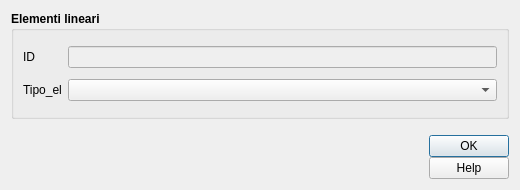
<?xml version="1.0" encoding="UTF-8"?>
<ui version="4.0">
 <class>elineari</class>
 <widget class="QDialog" name="elineari">
  <property name="geometry">
   <rect>
    <x>0</x>
    <y>0</y>
    <width>520</width>
    <height>190</height>
   </rect>
  </property>
  <property name="sizePolicy">
   <sizepolicy hsizetype="Fixed" vsizetype="Fixed">
    <horstretch>0</horstretch>
    <verstretch>0</verstretch>
   </sizepolicy>
  </property>
  <property name="minimumSize">
   <size>
    <width>520</width>
    <height>190</height>
   </size>
  </property>
  <property name="maximumSize">
   <size>
    <width>1500</width>
    <height>1500</height>
   </size>
  </property>
  <property name="windowTitle">
   <string>Elementi lineari</string>
  </property>
  <property name="modal">
   <bool>true</bool>
  </property>
  <layout class="QGridLayout" name="gridLayout_3">
   <item row="0" column="0">
    <widget class="QGroupBox" name="groupBox_2">
     <property name="sizePolicy">
      <sizepolicy hsizetype="Expanding" vsizetype="Expanding">
       <horstretch>0</horstretch>
       <verstretch>0</verstretch>
      </sizepolicy>
     </property>
     <property name="minimumSize">
      <size>
       <width>0</width>
       <height>0</height>
      </size>
     </property>
     <property name="font">
      <font>
       <weight>75</weight>
       <bold>true</bold>
      </font>
     </property>
     <property name="title">
      <string>Elementi lineari</string>
     </property>
     <layout class="QGridLayout" name="gridLayout">
      <item row="3" column="1">
       <widget class="QComboBox" name="Tipo_el">
        <property name="sizePolicy">
         <sizepolicy hsizetype="Expanding" vsizetype="Fixed">
          <horstretch>0</horstretch>
          <verstretch>0</verstretch>
         </sizepolicy>
        </property>
        <property name="font">
         <font>
          <weight>50</weight>
          <bold>false</bold>
         </font>
        </property>
        <property name="toolTip">
         <string/>
        </property>
       </widget>
      </item>
      <item row="3" column="0">
       <widget class="QLabel" name="label">
        <property name="font">
         <font>
          <weight>50</weight>
          <bold>false</bold>
         </font>
        </property>
        <property name="text">
         <string>Tipo_el</string>
        </property>
       </widget>
      </item>
      <item row="1" column="1">
       <widget class="QLineEdit" name="pkuid">
        <property name="enabled">
         <bool>false</bool>
        </property>
        <property name="palette">
         <palette>
          <active>
           <colorrole role="Text">
            <brush brushstyle="SolidPattern">
             <color alpha="255">
              <red>113</red>
              <green>113</green>
              <blue>113</blue>
             </color>
            </brush>
           </colorrole>
          </active>
          <inactive>
           <colorrole role="Text">
            <brush brushstyle="SolidPattern">
             <color alpha="255">
              <red>113</red>
              <green>113</green>
              <blue>113</blue>
             </color>
            </brush>
           </colorrole>
          </inactive>
          <disabled>
           <colorrole role="Text">
            <brush brushstyle="SolidPattern">
             <color alpha="255">
              <red>120</red>
              <green>120</green>
              <blue>120</blue>
             </color>
            </brush>
           </colorrole>
          </disabled>
         </palette>
        </property>
        <property name="toolTip">
         <string/>
        </property>
       </widget>
      </item>
      <item row="1" column="0">
       <widget class="QLabel" name="label_3">
        <property name="font">
         <font>
          <weight>50</weight>
          <bold>false</bold>
         </font>
        </property>
        <property name="text">
         <string>ID</string>
        </property>
       </widget>
      </item>
      <item row="0" column="1">
       <spacer name="verticalSpacer">
        <property name="orientation">
         <enum>Qt::Vertical</enum>
        </property>
        <property name="sizeHint" stdset="0">
         <size>
          <width>20</width>
          <height>40</height>
         </size>
        </property>
       </spacer>
      </item>
      <item row="2" column="1">
       <spacer name="verticalSpacer_2">
        <property name="orientation">
         <enum>Qt::Vertical</enum>
        </property>
        <property name="sizeHint" stdset="0">
         <size>
          <width>20</width>
          <height>40</height>
         </size>
        </property>
       </spacer>
      </item>
      <item row="4" column="1">
       <spacer name="verticalSpacer_3">
        <property name="orientation">
         <enum>Qt::Vertical</enum>
        </property>
        <property name="sizeHint" stdset="0">
         <size>
          <width>20</width>
          <height>40</height>
         </size>
        </property>
       </spacer>
      </item>
     </layout>
    </widget>
   </item>
   <item row="1" column="0">
    <layout class="QGridLayout" name="gridLayout_2">
     <property name="sizeConstraint">
      <enum>QLayout::SetDefaultConstraint</enum>
     </property>
     <property name="topMargin">
      <number>10</number>
     </property>
     <property name="horizontalSpacing">
      <number>10</number>
     </property>
     <property name="verticalSpacing">
      <number>0</number>
     </property>
     <item row="0" column="1">
      <widget class="QLabel" name="label_11">
       <property name="sizePolicy">
        <sizepolicy hsizetype="Preferred" vsizetype="Fixed">
         <horstretch>0</horstretch>
         <verstretch>0</verstretch>
        </sizepolicy>
       </property>
       <property name="text">
        <string/>
       </property>
       <property name="pixmap">
        <pixmap>../loghi/logoigag.png</pixmap>
       </property>
      </widget>
     </item>
     <item row="0" column="3">
      <spacer name="horizontalSpacer">
       <property name="orientation">
        <enum>Qt::Horizontal</enum>
       </property>
       <property name="sizeHint" stdset="0">
        <size>
         <width>40</width>
         <height>20</height>
        </size>
       </property>
      </spacer>
     </item>
     <item row="0" column="0">
      <widget class="QLabel" name="label_10">
       <property name="sizePolicy">
        <sizepolicy hsizetype="Preferred" vsizetype="Fixed">
         <horstretch>0</horstretch>
         <verstretch>0</verstretch>
        </sizepolicy>
       </property>
       <property name="text">
        <string/>
       </property>
       <property name="pixmap">
        <pixmap>../loghi/logo-cnr.png</pixmap>
       </property>
      </widget>
     </item>
     <item row="0" column="4">
      <layout class="QVBoxLayout" name="verticalLayout">
       <item>
        <widget class="QDialogButtonBox" name="buttonBox">
         <property name="sizePolicy">
          <sizepolicy hsizetype="Fixed" vsizetype="Fixed">
           <horstretch>0</horstretch>
           <verstretch>0</verstretch>
          </sizepolicy>
         </property>
         <property name="minimumSize">
          <size>
           <width>0</width>
           <height>0</height>
          </size>
         </property>
         <property name="cursor">
          <cursorShape>PointingHandCursor</cursorShape>
         </property>
         <property name="orientation">
          <enum>Qt::Vertical</enum>
         </property>
         <property name="standardButtons">
          <set>QDialogButtonBox::Ok</set>
         </property>
         <property name="centerButtons">
          <bool>true</bool>
         </property>
        </widget>
       </item>
       <item>
        <widget class="QPushButton" name="help_button">
         <property name="cursor">
          <cursorShape>PointingHandCursor</cursorShape>
         </property>
         <property name="text">
          <string>Help</string>
         </property>
        </widget>
       </item>
      </layout>
     </item>
     <item row="0" column="2">
      <widget class="QLabel" name="label_15">
       <property name="sizePolicy">
        <sizepolicy hsizetype="Preferred" vsizetype="Fixed">
         <horstretch>0</horstretch>
         <verstretch>0</verstretch>
        </sizepolicy>
       </property>
       <property name="text">
        <string/>
       </property>
       <property name="pixmap">
        <pixmap>../loghi/logo-labgis.png</pixmap>
       </property>
      </widget>
     </item>
    </layout>
   </item>
  </layout>
 </widget>
 <resources/>
 <connections/>
</ui>
